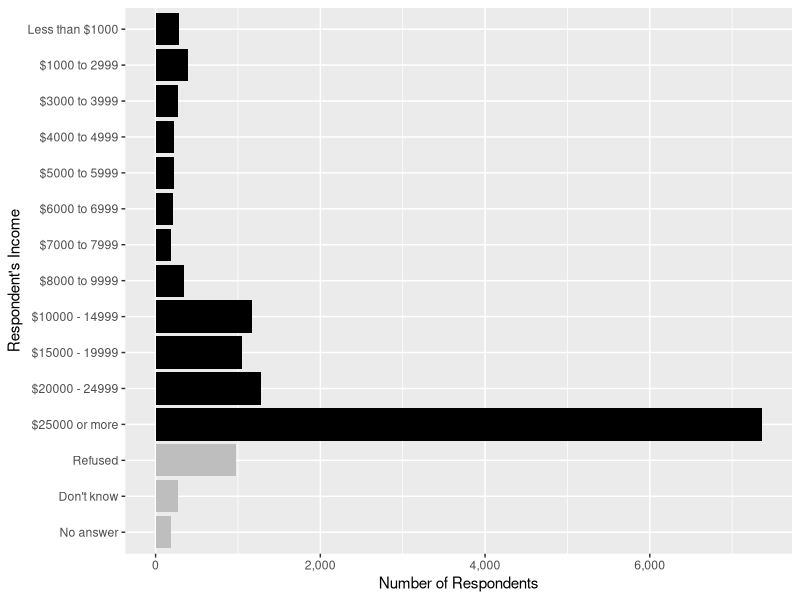
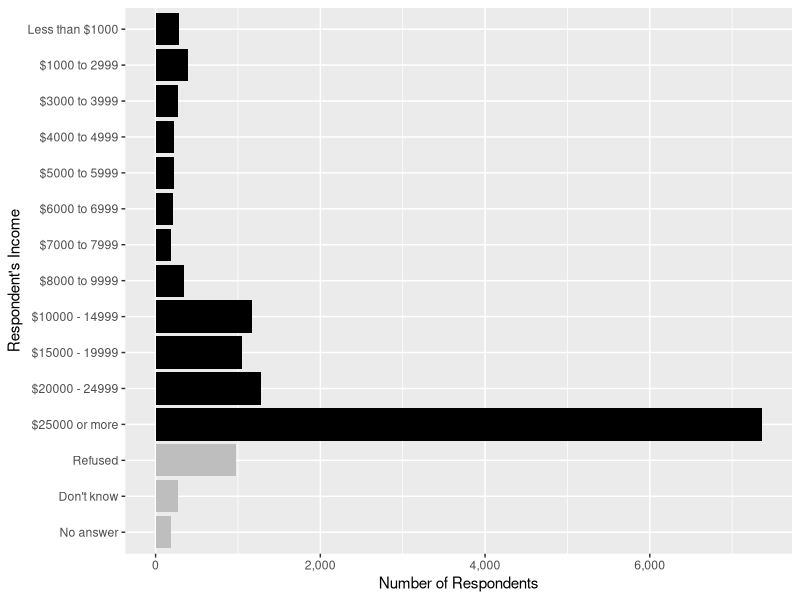

Recreate these plots in R, in order.
library(tidyverse)

gss_cat %>%
  filter(!rincome %in% c("Not applicable")) %>%
  mutate(rincome = fct_recode(rincome,
                              "Less than $1000" = "Lt $1000"
  )) %>%
  mutate(rincome_na = rincome %in% c("Refused", "Don't know", "No answer")) %>%
  ggplot(aes(x = rincome, fill = rincome_na)) +
  geom_bar() +
  coord_flip() +
  scale_y_continuous("Number of Respondents", labels = scales::comma) +
  scale_x_discrete("Respondent's Income") +
  scale_fill_manual(values = c("FALSE" = "black", "TRUE" = "gray")) +
  theme(legend.position = "None")

ggsave("factors/figs/income_barchart.png")
